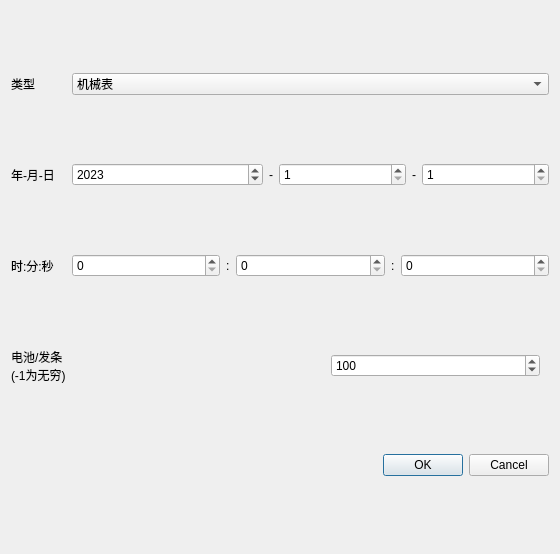
<?xml version="1.0" encoding="UTF-8"?>
<ui version="4.0">
 <class>Dialog</class>
 <widget class="QDialog" name="Dialog">
  <property name="geometry">
   <rect>
    <x>0</x>
    <y>0</y>
    <width>560</width>
    <height>554</height>
   </rect>
  </property>
  <property name="windowTitle">
   <string>Dialog</string>
  </property>
  <property name="sizeGripEnabled">
   <bool>false</bool>
  </property>
  <property name="modal">
   <bool>false</bool>
  </property>
  <layout class="QGridLayout" name="gridLayout" rowstretch="1,2,2,2,1">
   <item row="0" column="0">
    <widget class="QLabel" name="label">
     <property name="styleSheet">
      <string notr="true">font: 20pt &quot;Microsoft YaHei UI&quot;;</string>
     </property>
     <property name="text">
      <string>类型</string>
     </property>
    </widget>
   </item>
   <item row="0" column="1">
    <widget class="QComboBox" name="comboBox">
     <property name="styleSheet">
      <string notr="true">font: 20pt &quot;Microsoft YaHei UI&quot;;</string>
     </property>
     <property name="maxVisibleItems">
      <number>3</number>
     </property>
     <property name="maxCount">
      <number>3</number>
     </property>
     <item>
      <property name="text">
       <string>机械表</string>
      </property>
     </item>
     <item>
      <property name="text">
       <string>电子表</string>
      </property>
     </item>
     <item>
      <property name="text">
       <string>机械电子表</string>
      </property>
     </item>
    </widget>
   </item>
   <item row="1" column="0">
    <widget class="QLabel" name="label_2">
     <property name="styleSheet">
      <string notr="true">font: 20pt &quot;Microsoft YaHei UI&quot;;</string>
     </property>
     <property name="text">
      <string>年-月-日</string>
     </property>
    </widget>
   </item>
   <item row="1" column="1">
    <layout class="QHBoxLayout" name="horizontalLayout" stretch="3,0,2,0,2">
     <item>
      <widget class="QSpinBox" name="spinYear">
       <property name="sizePolicy">
        <sizepolicy hsizetype="Expanding" vsizetype="Fixed">
         <horstretch>0</horstretch>
         <verstretch>0</verstretch>
        </sizepolicy>
       </property>
       <property name="styleSheet">
        <string notr="true">font: 20pt &quot;Microsoft YaHei UI&quot;;</string>
       </property>
       <property name="maximum">
        <number>9999</number>
       </property>
       <property name="value">
        <number>2023</number>
       </property>
      </widget>
     </item>
     <item>
      <widget class="QLabel" name="label_5">
       <property name="styleSheet">
        <string notr="true">font: 20pt &quot;Microsoft YaHei UI&quot;;</string>
       </property>
       <property name="text">
        <string>-</string>
       </property>
      </widget>
     </item>
     <item>
      <widget class="QSpinBox" name="spinMonth">
       <property name="sizePolicy">
        <sizepolicy hsizetype="Expanding" vsizetype="Fixed">
         <horstretch>0</horstretch>
         <verstretch>0</verstretch>
        </sizepolicy>
       </property>
       <property name="styleSheet">
        <string notr="true">font: 20pt &quot;Microsoft YaHei UI&quot;;</string>
       </property>
       <property name="minimum">
        <number>1</number>
       </property>
       <property name="maximum">
        <number>12</number>
       </property>
      </widget>
     </item>
     <item>
      <widget class="QLabel" name="label_6">
       <property name="styleSheet">
        <string notr="true">font: 20pt &quot;Microsoft YaHei UI&quot;;</string>
       </property>
       <property name="text">
        <string>-</string>
       </property>
      </widget>
     </item>
     <item>
      <widget class="QSpinBox" name="spinDay">
       <property name="sizePolicy">
        <sizepolicy hsizetype="Expanding" vsizetype="Fixed">
         <horstretch>0</horstretch>
         <verstretch>0</verstretch>
        </sizepolicy>
       </property>
       <property name="styleSheet">
        <string notr="true">font: 20pt &quot;Microsoft YaHei UI&quot;;</string>
       </property>
       <property name="minimum">
        <number>1</number>
       </property>
       <property name="maximum">
        <number>31</number>
       </property>
      </widget>
     </item>
    </layout>
   </item>
   <item row="2" column="0">
    <widget class="QLabel" name="label_3">
     <property name="styleSheet">
      <string notr="true">font: 20pt &quot;Microsoft YaHei UI&quot;;</string>
     </property>
     <property name="text">
      <string>时:分:秒</string>
     </property>
    </widget>
   </item>
   <item row="2" column="1">
    <layout class="QHBoxLayout" name="horizontalLayout_2" stretch="1,0,1,0,1">
     <item>
      <widget class="QSpinBox" name="spinHour">
       <property name="styleSheet">
        <string notr="true">font: 20pt &quot;Microsoft YaHei UI&quot;;</string>
       </property>
       <property name="maximum">
        <number>23</number>
       </property>
      </widget>
     </item>
     <item>
      <widget class="QLabel" name="label_7">
       <property name="sizePolicy">
        <sizepolicy hsizetype="Minimum" vsizetype="Minimum">
         <horstretch>0</horstretch>
         <verstretch>0</verstretch>
        </sizepolicy>
       </property>
       <property name="maximumSize">
        <size>
         <width>20</width>
         <height>16777215</height>
        </size>
       </property>
       <property name="styleSheet">
        <string notr="true">font: 20pt &quot;Microsoft YaHei UI&quot;;</string>
       </property>
       <property name="text">
        <string>:</string>
       </property>
      </widget>
     </item>
     <item>
      <widget class="QSpinBox" name="spinMinute">
       <property name="styleSheet">
        <string notr="true">font: 20pt &quot;Microsoft YaHei UI&quot;;</string>
       </property>
       <property name="maximum">
        <number>59</number>
       </property>
      </widget>
     </item>
     <item>
      <widget class="QLabel" name="label_8">
       <property name="maximumSize">
        <size>
         <width>20</width>
         <height>16777215</height>
        </size>
       </property>
       <property name="styleSheet">
        <string notr="true">font: 20pt &quot;Microsoft YaHei UI&quot;;</string>
       </property>
       <property name="text">
        <string>:</string>
       </property>
      </widget>
     </item>
     <item>
      <widget class="QSpinBox" name="spinSecond">
       <property name="styleSheet">
        <string notr="true">font: 20pt &quot;Microsoft YaHei UI&quot;;</string>
       </property>
       <property name="maximum">
        <number>59</number>
       </property>
      </widget>
     </item>
    </layout>
   </item>
   <item row="3" column="0">
    <widget class="QLabel" name="label_4">
     <property name="styleSheet">
      <string notr="true">font: 20pt &quot;Microsoft YaHei UI&quot;;</string>
     </property>
     <property name="text">
      <string>电池/发条
(-1为无穷)</string>
     </property>
    </widget>
   </item>
   <item row="3" column="1">
    <widget class="QStackedWidget" name="stackedWidget">
     <property name="sizePolicy">
      <sizepolicy hsizetype="Expanding" vsizetype="Fixed">
       <horstretch>0</horstretch>
       <verstretch>0</verstretch>
      </sizepolicy>
     </property>
     <property name="minimumSize">
      <size>
       <width>0</width>
       <height>0</height>
      </size>
     </property>
     <property name="currentIndex">
      <number>0</number>
     </property>
     <widget class="QWidget" name="page_3">
      <layout class="QGridLayout" name="gridLayout_2">
       <item row="0" column="0">
        <layout class="QHBoxLayout" name="horizontalLayout_4" stretch="1,0,1">
         <property name="spacing">
          <number>30</number>
         </property>
         <item>
          <spacer name="horizontalSpacer_2">
           <property name="orientation">
            <enum>Qt::Horizontal</enum>
           </property>
           <property name="sizeHint" stdset="0">
            <size>
             <width>40</width>
             <height>20</height>
            </size>
           </property>
          </spacer>
         </item>
         <item>
          <spacer name="horizontalSpacer_3">
           <property name="orientation">
            <enum>Qt::Horizontal</enum>
           </property>
           <property name="sizeType">
            <enum>QSizePolicy::Fixed</enum>
           </property>
           <property name="sizeHint" stdset="0">
            <size>
             <width>40</width>
             <height>20</height>
            </size>
           </property>
          </spacer>
         </item>
         <item>
          <widget class="QSpinBox" name="spinMechSpring">
           <property name="styleSheet">
            <string notr="true">font: 20pt &quot;Microsoft YaHei UI&quot;;</string>
           </property>
           <property name="minimum">
            <number>-1</number>
           </property>
           <property name="maximum">
            <number>9999</number>
           </property>
           <property name="value">
            <number>100</number>
           </property>
          </widget>
         </item>
        </layout>
       </item>
      </layout>
     </widget>
     <widget class="QWidget" name="page_2">
      <layout class="QGridLayout" name="gridLayout_3">
       <item row="0" column="0">
        <layout class="QHBoxLayout" name="horizontalLayout_5" stretch="1,0,1">
         <property name="spacing">
          <number>30</number>
         </property>
         <item>
          <widget class="QSpinBox" name="spinElecBattery">
           <property name="styleSheet">
            <string notr="true">font: 20pt &quot;Microsoft YaHei UI&quot;;</string>
           </property>
           <property name="minimum">
            <number>-1</number>
           </property>
           <property name="maximum">
            <number>100</number>
           </property>
           <property name="value">
            <number>100</number>
           </property>
          </widget>
         </item>
         <item>
          <spacer name="horizontalSpacer_4">
           <property name="orientation">
            <enum>Qt::Horizontal</enum>
           </property>
           <property name="sizeType">
            <enum>QSizePolicy::Fixed</enum>
           </property>
           <property name="sizeHint" stdset="0">
            <size>
             <width>40</width>
             <height>20</height>
            </size>
           </property>
          </spacer>
         </item>
         <item>
          <spacer name="horizontalSpacer_5">
           <property name="orientation">
            <enum>Qt::Horizontal</enum>
           </property>
           <property name="sizeHint" stdset="0">
            <size>
             <width>40</width>
             <height>20</height>
            </size>
           </property>
          </spacer>
         </item>
        </layout>
       </item>
      </layout>
     </widget>
     <widget class="QWidget" name="page">
      <layout class="QGridLayout" name="gridLayout_4">
       <item row="0" column="0">
        <layout class="QHBoxLayout" name="horizontalLayout_3" stretch="1,0,1">
         <property name="spacing">
          <number>30</number>
         </property>
         <item>
          <widget class="QSpinBox" name="spinMEBattery">
           <property name="sizePolicy">
            <sizepolicy hsizetype="Expanding" vsizetype="Fixed">
             <horstretch>0</horstretch>
             <verstretch>0</verstretch>
            </sizepolicy>
           </property>
           <property name="styleSheet">
            <string notr="true">font: 20pt &quot;Microsoft YaHei UI&quot;;</string>
           </property>
           <property name="minimum">
            <number>-1</number>
           </property>
           <property name="maximum">
            <number>100</number>
           </property>
           <property name="value">
            <number>100</number>
           </property>
          </widget>
         </item>
         <item>
          <spacer name="horizontalSpacer">
           <property name="orientation">
            <enum>Qt::Horizontal</enum>
           </property>
           <property name="sizeHint" stdset="0">
            <size>
             <width>40</width>
             <height>20</height>
            </size>
           </property>
          </spacer>
         </item>
         <item>
          <widget class="QSpinBox" name="spinMESpring">
           <property name="sizePolicy">
            <sizepolicy hsizetype="Expanding" vsizetype="Fixed">
             <horstretch>0</horstretch>
             <verstretch>0</verstretch>
            </sizepolicy>
           </property>
           <property name="styleSheet">
            <string notr="true">font: 20pt &quot;Microsoft YaHei UI&quot;;</string>
           </property>
           <property name="minimum">
            <number>-1</number>
           </property>
           <property name="maximum">
            <number>9999</number>
           </property>
           <property name="value">
            <number>100</number>
           </property>
          </widget>
         </item>
        </layout>
       </item>
      </layout>
     </widget>
    </widget>
   </item>
   <item row="4" column="1">
    <widget class="QDialogButtonBox" name="buttonBox">
     <property name="orientation">
      <enum>Qt::Horizontal</enum>
     </property>
     <property name="standardButtons">
      <set>QDialogButtonBox::Cancel|QDialogButtonBox::Ok</set>
     </property>
    </widget>
   </item>
  </layout>
 </widget>
 <resources/>
 <connections>
  <connection>
   <sender>buttonBox</sender>
   <signal>accepted()</signal>
   <receiver>Dialog</receiver>
   <slot>accept()</slot>
   <hints>
    <hint type="sourcelabel">
     <x>248</x>
     <y>254</y>
    </hint>
    <hint type="destinationlabel">
     <x>157</x>
     <y>274</y>
    </hint>
   </hints>
  </connection>
  <connection>
   <sender>buttonBox</sender>
   <signal>rejected()</signal>
   <receiver>Dialog</receiver>
   <slot>reject()</slot>
   <hints>
    <hint type="sourcelabel">
     <x>316</x>
     <y>260</y>
    </hint>
    <hint type="destinationlabel">
     <x>286</x>
     <y>274</y>
    </hint>
   </hints>
  </connection>
 </connections>
</ui>
